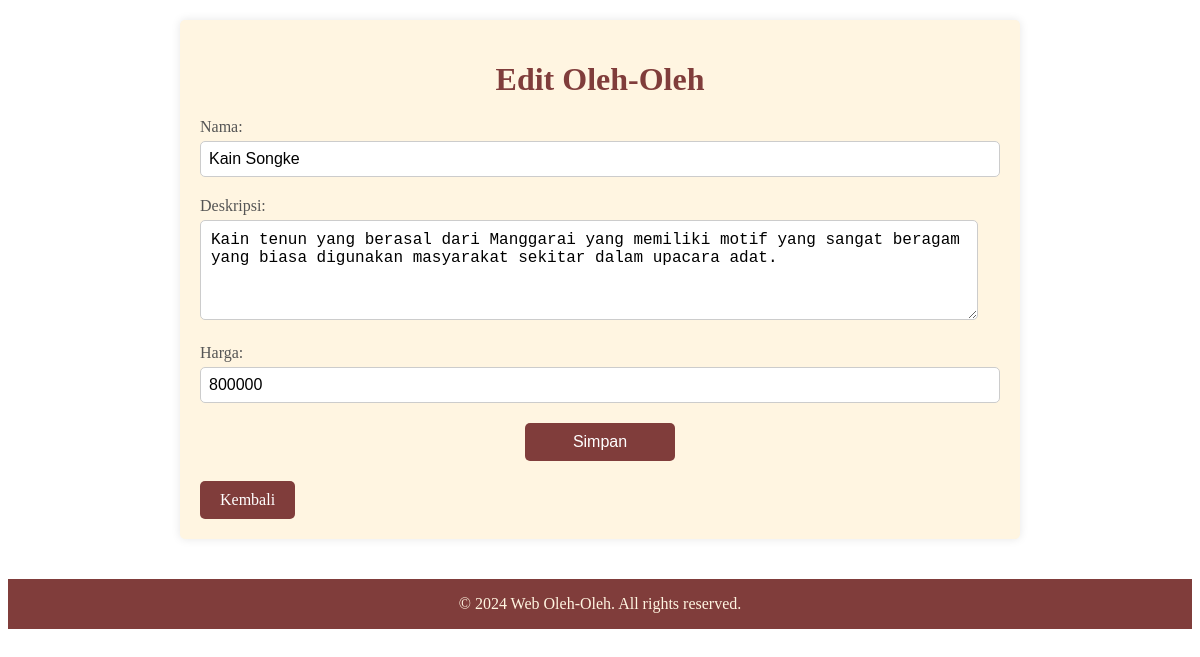
Screenshot of /update.php?id_oleh_oleh=11 with the database file from the repository.
### tables this page shows
CREATE TABLE `oleh_oleh` (
  `Id_oleh_oleh` char(10) NOT NULL,
  `Gambar` text DEFAULT NULL,
  `Nama_oleh_oleh` varchar(50) DEFAULT NULL,
  `Harga` float DEFAULT NULL,
  `Deskripsi` text DEFAULT NULL,
  `Id_Kategori` char(10) DEFAULT NULL
);

### update.php (the view, shortened to what this page needs)
<?php
$host = 'localhost';
$dbname = 'web_katalog';
$username = 'root';
$password = '';
try {
    $pdo = new PDO("mysql:host=$host;dbname=$dbname", $username, $password);
    $pdo->setAttribute(PDO::ATTR_ERRMODE, PDO::ERRMODE_EXCEPTION);
} catch (PDOException $e) {
    die("Error: " . $e->getMessage());
}
if (isset($_GET['id_oleh_oleh']) && ctype_alnum($_GET['id_oleh_oleh'])) {
    $id_oleh_oleh = $_GET['id_oleh_oleh'];
    $sql = "SELECT * FROM oleh_oleh WHERE id_oleh_oleh=?";
    $stmt = $pdo->prepare($sql);
    $stmt->execute([$id_oleh_oleh]);
    $row = $stmt->fetch(PDO::FETCH_ASSOC);
} else {
    echo "Error: ID tidak valid.";
    exit();
}
?>
<!DOCTYPE html>
<html lang="en">
<head>
    <link rel="stylesheet" href="style.css">
</head>
<body>
    <div class="update">
        <h1>Edit Oleh-Oleh</h1>
        <?php if (isset($row)) : ?>
        <form method="post" action="">
            <div class="form-group">
                <label for="nama">Nama:</label>
                <input type="text" id="nama" name="nama" value="<?php echo htmlspecialchars($row['Nama_oleh_oleh']); ?>" required>
            </div>
            <div class="form-group">
                <label for="deskripsi">Deskripsi:</label>
                <textarea id="deskripsi" name="deskripsi" required><?php echo htmlspecialchars($row['Deskripsi']); ?></textarea>
            </div>
            <div class="form-group">
                <label for="harga">Harga:</label>
                <input type="number" id="harga" name="harga" value="<?php echo htmlspecialchars($row['Harga']); ?>" required>
            </div>
            <button type="submit">Simpan</button>
        </form>
        <?php endif; ?>
        <a href="admin_dashboard.php">Kembali</a>
    </div>
    <footer>
        <div class="container">
            <p>&copy; 2024 Web Oleh-Oleh. All rights reserved.</p>
        </div>
    </footer>
</body>
</html>

### Style.css (style rules this page uses)
.container { width: 93%; margin: auto; overflow: hidden; }
.form-group { margin-bottom: 20px; }
label { display: block; margin-bottom: 5px; color: #803D3B; }
input[type="text"], input[type="password"] { width: calc(100% - 40px); padding: 10px; border: 1px solid #ccc; border-radius: 5px; }
button { width: 100%; background-color: #803D3B; color: #FFF5E1; padding: 10px 0; border: none; border-radius: 5px; cursor: pointer; }
footer { background: #803D3B; color: #FFF5E1; text-align: center; position: relative; margin-top: 30px; }
.container { text-align: center; }
.update { background-color: #FFF5E1; color: #803D3B; padding: 20px; border-radius: 5px; margin: 20px auto; width: 80%; margin-bottom: 40px; max-width: 800px; box-shadow: 0 0 10px rgba(0, 0, 0, 0.1); ; }
.update h1 { text-align: center; margin-bottom: 20px; color:#803D3B; }
.update .form-group { margin-bottom: 20px; }
.update label { display: block; margin-bottom: 5px; }
.update input[type="text"], .update input[type="number"], .update textarea { width: 100%; padding: 8px; border: 1px solid #ccc; border-radius: 5px; box-sizing: border-box; }
.update textarea { height: 100px; }
.update button { background-color: #803D3B; color: white; padding: 10px 20px; border: none; border-radius: 5px; cursor: pointer; width: 150px; display: block; margin: 20px auto 0; }
.update a { background-color: #803D3B; color: #ffffff; text-decoration: none; padding: 10px 20px; border-radius: 5px; display: inline-block; margin-top: 20px; transition: background-color 0.3s ease, color 0.3s ease; }
.form-group { margin-bottom: 15px; }
.form-group label { display: block; margin-bottom: 5px; color: #555; }
.form-group input, .form-group textarea { width: calc(100% - 22px); padding: 10px; border: 1px solid #ccc; border-radius: 5px; font-size: 16px; outline: none; }
button[type="submit"] { background-color: #803D3B; color: #fff; border: none; padding: 10px 20px; border-radius: 5px; cursor: pointer; font-size: 16px; transition: background-color 0.3s ease; display: block; margin: 0 auto; }

### rows the page displays
oleh_oleh: nama "Kain Songke", deskripsi "Kain tenun yang berasal dari Manggarai yang memiliki motif yang sangat beragam yang biasa digunakan masyarakat sekitar dalam upacara adat.", harga "800000"
